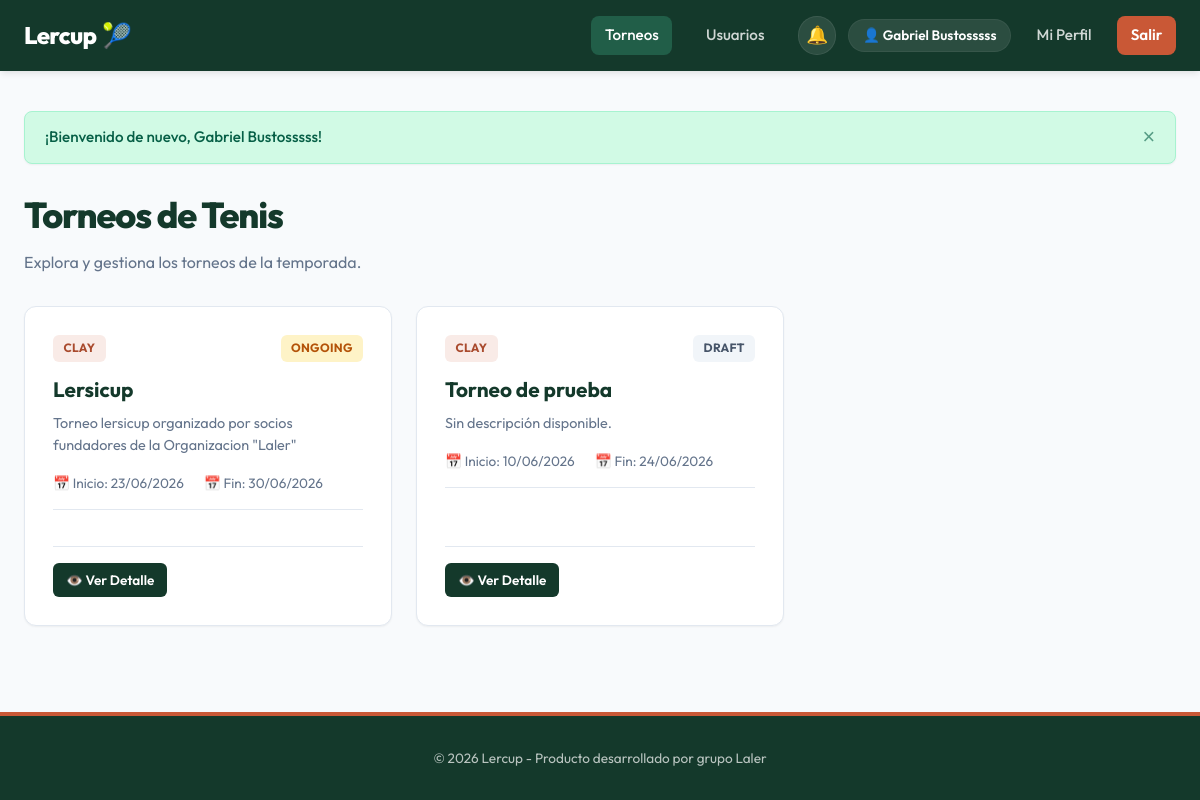
/tournaments (signed in), run on the app's committed database.
### app/models/user.py (models this page shows)
class User(SQLModel, table=True):
    id: Optional[int] = Field(default=None, primary_key=True)
    email: str = Field(index=True, unique=True, nullable=False)
    hashed_password: str = Field(nullable=False)
    full_name: str = Field(nullable=False)
    city: Optional[str] = Field(default=None)
    phone_number: Optional[str] = Field(default=None)
    avatar_url: Optional[str] = Field(default=None)
    is_admin: bool = Field(default=False)
    role: str = Field(default="player") # player, tournament_admin, admin
    created_at: datetime = Field(default_factory=datetime.utcnow)
    profiles: List["PlayerProfile"] = Relationship(
        back_populates="user",
        sa_relationship_kwargs={"cascade": "all, delete-orphan"}
    )
    registrations: List["TournamentRegistration"] = Relationship(
        back_populates="user",
        sa_relationship_kwargs={"cascade": "all, delete-orphan"}
    )
    created_tournaments: List["Tournament"] = Relationship(
        back_populates="creator"
    )

### app/models/tournament.py (models this page shows)
class Tournament(SQLModel, table=True):
    id: Optional[int] = Field(default=None, primary_key=True)
    name: str = Field(nullable=False)
    description: Optional[str] = Field(default=None)
    start_date: datetime = Field(nullable=False)
    end_date: datetime = Field(nullable=False)
    surface: str = Field(default="clay")  # clay, grass, hard, indoor
    status: str = Field(default="draft")  # draft, ongoing, finished
    creator_id: int = Field(foreign_key="user.id", nullable=False)
    format_id: Optional[int] = Field(foreign_key="tournamentformat.id", default=None, nullable=True)
    sport: str = Field(default="tennis", index=True, nullable=False)  # tennis, padel, etc.
    category: str = Field(default="flexible", nullable=False) # flexible, Primera, A, B1, B2, C, D
    created_at: datetime = Field(default_factory=datetime.utcnow)
    creator: "User" = Relationship(back_populates="created_tournaments")
    format: Optional["TournamentFormat"] = Relationship()
    registrations: List["TournamentRegistration"] = Relationship(
        back_populates="tournament",
        sa_relationship_kwargs={"cascade": "all, delete-orphan"}
    )
    matches: List["Match"] = Relationship(
        back_populates="tournament",
        sa_relationship_kwargs={"cascade": "all, delete-orphan"}
    )
    group_rounds: List["GroupRound"] = Relationship(
        back_populates="tournament",
        sa_relationship_kwargs={"cascade": "all, delete-orphan"},
    )

### app/routes/web/tournaments.py (the view)
@router.get("")
def list_tournaments(
    request: Request,
    db: Session = Depends(get_session),
    current_user: User = Depends(get_current_user_or_redirect)
):
    tournaments = TournamentService.get_all_tournaments(db)
    return render_template(request, db, "tournaments/list.html", {
        "tournaments": tournaments,
        "active_page": "tournaments"
    })

### app/templates/tournaments/list.html (shortened to what this page needs)
{% extends "base.html" %}
{% block content %}
<div style="display: flex; justify-content: space-between; align-items: center; margin-bottom: 2rem; flex-wrap: wrap; gap: 1rem;">
    <div>
        <h1>Torneos de Tenis</h1>
        <p style="color: var(--text-muted);">Explora y gestiona los torneos de la temporada.</p>
    </div>
</div>
{% if tournaments %}
    <div class="grid-tournaments">
        {% for t in tournaments %}
            <div class="card" style="display: flex; flex-direction: column; justify-content: space-between;">
                <div>
                    <div style="display: flex; justify-content: space-between; align-items: flex-start; gap: 0.5rem; margin-bottom: 0.75rem;">
                        <span class="badge badge-{{ t.surface }}">{{ t.surface }}</span>
                        <span class="badge badge-{{ t.status }}">{{ t.status }}</span>
                    </div>
                    <h3 class="card-title">{{ t.name }}</h3>
                    <p style="font-size: 0.9rem; color: var(--text-muted); margin-bottom: 1rem;">
                        {{ t.description or 'Sin descripción disponible.' }}
                    </p>
                    <div class="card-meta">
                        <span>📅 Inicio: {{ t.start_date.strftime('%d/%m/%Y') }}</span>
                        <span>📅 Fin: {{ t.end_date.strftime('%d/%m/%Y') }}</span>
                    </div>
                </div>
                <div class="card-actions" style="border-top: 1px solid var(--border-color); padding-top: 1rem; margin-top: 1rem; display: flex; justify-content: space-between; align-items: center;">
                    <a href="/tournaments/detail/{{ t.id }}" class="btn btn-primary btn-sm">👁️ Ver Detalle</a>
                </div>
            </div>
        {% endfor %}
    </div>
{% endif %}
{% endblock %}

### app/templates/base.html (shortened to what this page needs)
<!DOCTYPE html>
<html lang="es">
<head>
    <link rel="stylesheet" href="/static/css/app.css">
</head>
<body>
    <header>
        <div class="navbar">
            <a href="/" class="nav-brand">
                Lercup<span>🎾</span>
            </a>
            <nav>
                <ul class="nav-menu">
                    <li><a href="/tournaments" class="nav-link {% if active_page == 'tournaments' %}active{% endif %}">Torneos</a></li>
                    <li><a href="/users" class="nav-link {% if active_page == 'users' %}active{% endif %}">Usuarios</a></li>
                    {% if current_user %}
                        <li class="nav-actions-group">
                            <div class="notification-menu">
                                <button type="button" class="notification-bell" aria-label="Notificaciones{% if unread_notification_count > 0 %} ({{ unread_notification_count }} sin leer){% endif %}" aria-expanded="false">
                                    <span class="notification-bell-icon" aria-hidden="true">🔔</span>
                                </button>
                            </div>
                            <div class="user-menu">
                                <span class="user-badge">👤 {{ current_user.full_name }}</span>
                                <a href="/users/profile/{{ current_user.id }}" class="nav-link {% if active_page == 'profile' %}active{% endif %}">Mi Perfil</a>
                                <a href="/auth/logout" class="nav-link nav-btn">Salir</a>
                            </div>
                        </li>
                    {% else %}
                        <li><a href="/auth/login" class="nav-link">Iniciar Sesión</a></li>
                        <li><a href="/auth/register" class="nav-link nav-btn">Registrarse</a></li>
                    {% endif %}
                </ul>
            </nav>
        </div>
    </header>
    <main>
        {% if messages %}
            <div class="alerts-container">
                {% for msg in messages %}
                    <div class="alert alert-{{ msg.type }}">
                        <span>{{ msg.text }}</span>
                        <button class="close-btn">&times;</button>
                    </div>
                {% endfor %}
            </div>
        {% endif %}
        {% block content %}
        {% endblock %}
    </main>
    <footer>
        <p>&copy; 2026 Lercup - Producto desarrollado por grupo Laler</p>
    </footer>
</body>
</html>

### data on the page
User: full_name "Gabriel Bustosssss"
Tournament: surface "CLAY", status "ONGOING", name "Lersicup", description "Torneo lersicup organizado por socios fundadores de la Organizacion \"Laler\"", start_date "23/06/2026", end_date "30/06/2026"
Tournament: surface "CLAY", status "DRAFT", name "Torneo de prueba", description "Sin descripción disponible.", start_date "10/06/2026", end_date "24/06/2026"

### other printed values
{{ msg.text }} "¡Bienvenido de nuevo, Gabriel Bustosssss!"
